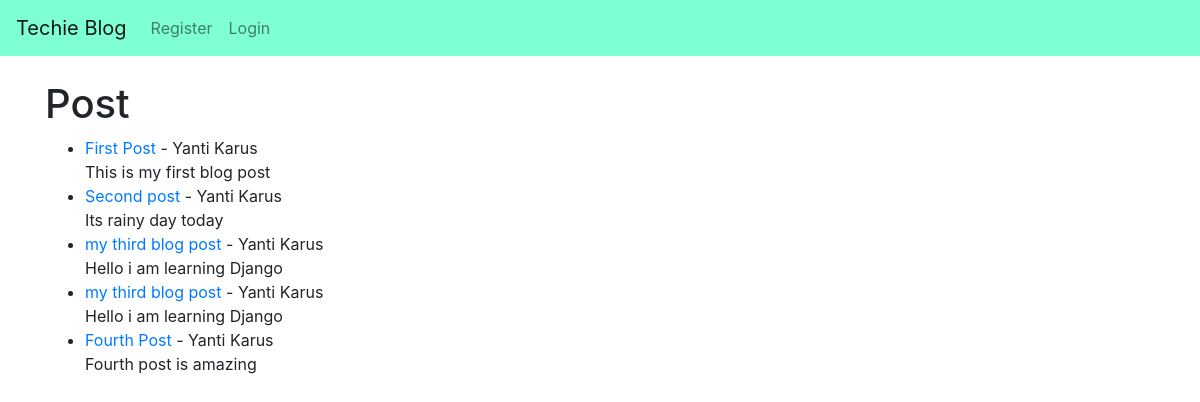
Before: / with the older database file.
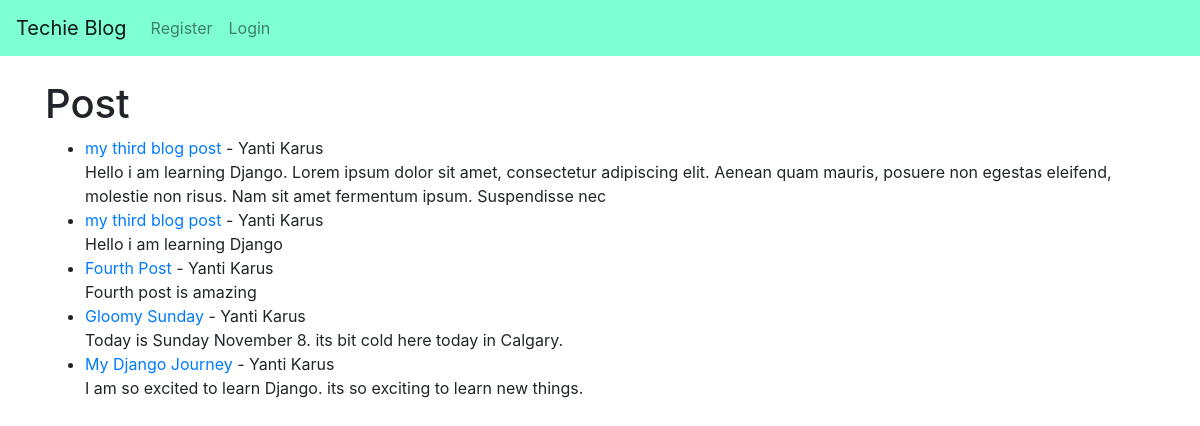
After: the same page with the newer database file.
### theblog/models.py (models this page shows, shortened)
class Post(models.Model):
    title = models.CharField(max_length=255)
    title_tag = models.CharField(max_length=255)
    author = models.ForeignKey(User, on_delete=models.CASCADE)
    body = models.TextField()
    post_date= models.DateField(auto_now_add=True)

### theblog/views.py (the view)
# urls.py: path('', HomeView.as_view(), name="home"),
class HomeView(ListView):
    model = Post
    template_name = "home.html"
    ordering = ['-post_date']

### theblog/templates/home.html (shortened to what this page needs)
{% extends 'base.html' %}
    {% block content %}
        <h1>Post</h1>
        <ul>
        {% for post in object_list%}
            <li><a href="{% url 'post_detail' post.pk%}">{{post.title}}</a> - {{post.author.first_name}} {{post.author.last_name}}
                    <br/>
            {{post.body| slice:":200"}}</li>
        {%endfor%}
        </ul>
    {% endblock %}

### theblog/templates/base.html (shortened to what this page needs)
<!doctype html>
<html lang="en">
  <head>
    <link rel="stylesheet" href="https://maxcdn.bootstrapcdn.com/bootstrap/4.0.0/css/bootstrap.min.css">
  </head>
  <body>
    <nav class="navbar navbar-expand-lg navbar-light" style="background-color:aquamarine;">
        <a class="navbar-brand" href="{% url 'home' %}">Techie Blog</a>
        <div class="collapse navbar-collapse" id="navbarSupportedContent">
          <ul class="navbar-nav mr-auto">
            {% if user.is_authenticated %}
                <li class="nav-item">
                  <a class="nav-link" href="{% url 'add_post'%}">Add Post</a>
                </li>
                <li class="nav-item">
                  <a class="nav-link float-right" href="{% url 'logout'%}">Logout</a>
                </li>
            {% else %}
                <li class="nav-item">
                  <a class="nav-link float-right" href="{% url 'register'%}">Register</a>
                </li>
                <li class="nav-item">
                  <a class="nav-link float-right" href="{% url 'login'%}">Login</a>
                </li>
            {% endif %}
          </ul>
        </div>
      </nav>
      <br/>
      <div class="container">
        {% block content %}
        {% endblock %}
        </div>
  </body>
</html>

Changed rows visible on the page:
removed Post: title "First Post", author.first_name "Yanti", author.last_name "Karus", body "This is my first blog post"
removed Post: title "Second post", author.first_name "Yanti", author.last_name "Karus", body "Its rainy day today"
changed Post: body "Hello i am learning Django" → "Hello i am learning Django. Lorem ipsum dolor sit amet, consectetur adipiscing elit. Aenean quam mauris, posuere non egestas eleifend, molestie non risus. Nam sit amet fermentum ipsum. Suspendisse nec"
added Post: title "Gloomy Sunday", author.first_name "Yanti", author.last_name "Karus", body "Today is Sunday November 8. its bit cold here today in Calgary."
added Post: title "My Django Journey", author.first_name "Yanti", author.last_name "Karus", body "I am so excited to learn Django. its so exciting to learn new things."
